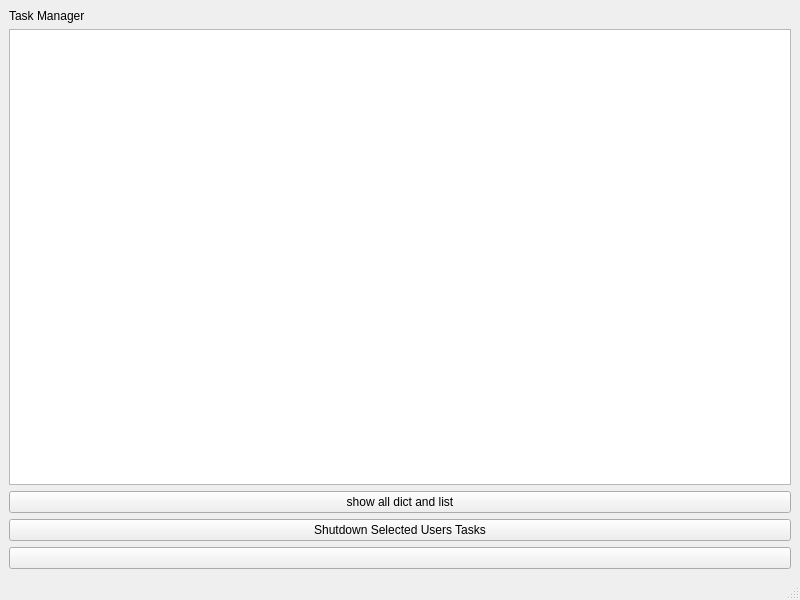
<?xml version="1.0" encoding="UTF-8"?>
<ui version="4.0">
 <class>MainWindow</class>
 <widget class="QMainWindow" name="MainWindow">
  <property name="geometry">
   <rect>
    <x>0</x>
    <y>0</y>
    <width>800</width>
    <height>600</height>
   </rect>
  </property>
  <property name="windowTitle">
   <string>Spike Analysis Server</string>
  </property>
  <widget class="QWidget" name="centralwidget">
   <layout class="QVBoxLayout" name="verticalLayout">
    <item>
     <widget class="QLabel" name="labelTaskManager">
      <property name="text">
       <string>Task Manager</string>
      </property>
     </widget>
    </item>
    <item>
     <widget class="QTableView" name="tableViewTaskManager"/>
    </item>
    <item>
     <widget class="QPushButton" name="pushButtonShow">
      <property name="text">
       <string>show all dict and list</string>
      </property>
     </widget>
    </item>
    <item>
     <widget class="QPushButton" name="pushButtonShutdownUser">
      <property name="text">
       <string>Shutdown Selected Users Tasks</string>
      </property>
     </widget>
    </item>
    <item>
     <widget class="QPushButton" name="pushButtonRun">
      <property name="text">
       <string/>
      </property>
     </widget>
    </item>
   </layout>
  </widget>
  <widget class="QMenuBar" name="menubar">
   <property name="geometry">
    <rect>
     <x>0</x>
     <y>0</y>
     <width>800</width>
     <height>23</height>
    </rect>
   </property>
  </widget>
  <widget class="QStatusBar" name="statusbar"/>
 </widget>
 <resources/>
 <connections/>
</ui>
